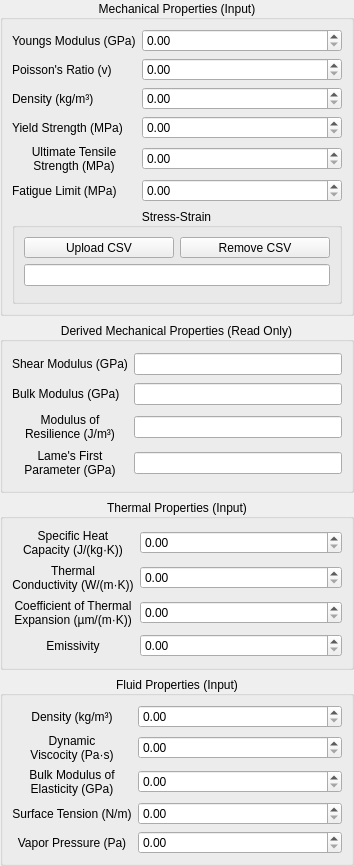
                      <widget class="QWidget" name="scrollAreaWidgetContents_2">
                       <property name="geometry">
                        <rect>
                         <x>0</x>
                         <y>0</y>
                         <width>354</width>
                         <height>866</height>
                        </rect>
                       </property>
                       <layout class="QVBoxLayout" name="verticalLayout_2">
                        <property name="leftMargin">
                         <number>0</number>
                        </property>
                        <property name="topMargin">
                         <number>0</number>
                        </property>
                        <property name="rightMargin">
                         <number>0</number>
                        </property>
                        <property name="bottomMargin">
                         <number>0</number>
                        </property>
                        <item>
                         <widget class="QGroupBox" name="groupBox_12">
                          <property name="title">
                           <string>Mechanical Properties (Input)</string>
                          </property>
                          <property name="alignment">
                           <set>Qt::AlignmentFlag::AlignCenter</set>
                          </property>
                          <layout class="QGridLayout" name="gridLayout_26" columnstretch="1,3">
                           <property name="leftMargin">
                            <number>9</number>
                           </property>
                           <item row="4" column="1">
                            <widget class="QDoubleSpinBox" name="UTSInputDSBox"/>
                           </item>
                           <item row="5" column="0">
                            <widget class="QLabel" name="label_38">
                             <property name="toolTip">
                              <string>The stress level below which a material can withstand a very large (theoretically infinite) number of loading cycles without failing.</string>
                             </property>
                             <property name="text">
                              <string>Fatigue Limit (MPa)</string>
                             </property>
                            </widget>
                           </item>
                           <item row="0" column="1">
                            <widget class="QDoubleSpinBox" name="YoungsModulusInputDSBox"/>
                           </item>
                           <item row="2" column="0">
                            <widget class="QLabel" name="label_39">
                             <property name="toolTip">
                              <string> Mass per unit volume.</string>
                             </property>
                             <property name="text">
                              <string>Density (kg/m³)</string>
                             </property>
                            </widget>
                           </item>
                           <item row="0" column="0">
                            <widget class="QLabel" name="label_34">
                             <property name="toolTip">
                              <string> A measure of stiffness or resistance to elastic deformation under tension or compression.</string>
                             </property>
                             <property name="text">
                              <string>Youngs Modulus (GPa)</string>
                             </property>
                            </widget>
                           </item>
                           <item row="4" column="0">
                            <widget class="QLabel" name="label_37">
                             <property name="toolTip">
                              <string>The maximum stress a material can withstand while being stretched or pulled before breaking.</string>
                             </property>
                             <property name="text">
                              <string>Ultimate Tensile
Strength (MPa)</string>
                             </property>
                             <property name="alignment">
                              <set>Qt::AlignmentFlag::AlignCenter</set>
                             </property>
                            </widget>
                           </item>
                           <item row="5" column="1">
                            <widget class="QDoubleSpinBox" name="FatigueLimitInputDSBox"/>
                           </item>
                           <item row="3" column="0">
                            <widget class="QLabel" name="label_36">
                             <property name="toolTip">
                              <string>The stress at which a material begins to deform plastically (permanently).</string>
                             </property>
                             <property name="text">
                              <string>Yield Strength (MPa)</string>
                             </property>
                            </widget>
                           </item>
                           <item row="1" column="0">
                            <widget class="QLabel" name="label_35">
                             <property name="toolTip">
                              <string>The ratio of transverse strain to axial strain. Describes how a material &quot;thins out&quot; when stretched.</string>
                             </property>
                             <property name="text">
                              <string>Poisson's Ratio (v)</string>
                             </property>
                            </widget>
                           </item>
                           <item row="1" column="1">
                            <widget class="QDoubleSpinBox" name="PoissonInputDSBox"/>
                           </item>
                           <item row="3" column="1">
                            <widget class="QDoubleSpinBox" name="YieldStrengthInputDSBox"/>
                           </item>
                           <item row="2" column="1">
                            <widget class="QDoubleSpinBox" name="DensityInputDSBox_2"/>
                           </item>
                           <item row="6" column="0" colspan="2">
                            <widget class="QGroupBox" name="groupBox_14">
                             <property name="title">
                              <string>Stress-Strain</string>
                             </property>
                             <property name="alignment">
                              <set>Qt::AlignmentFlag::AlignCenter</set>
                             </property>
                             <layout class="QGridLayout" name="gridLayout_27">
                              <item row="0" column="0">
                               <widget class="QToolButton" name="uploadSSCSVButton">
                                <property name="sizePolicy">
                                 <sizepolicy hsizetype="Preferred" vsizetype="Fixed">
                                  <horstretch>0</horstretch>
                                  <verstretch>0</verstretch>
                                 </sizepolicy>
                                </property>
                                <property name="text">
                                 <string>Upload CSV</string>
                                </property>
                               </widget>
                              </item>
                              <item row="1" column="0" colspan="2">
                               <widget class="QLineEdit" name="SSCSVFilePathLabel"/>
                              </item>
                              <item row="2" column="0" colspan="2">
                               <widget class="QWidget" name="SSCSVGraphDisplayWidget" native="true">
                                <property name="sizePolicy">
                                 <sizepolicy hsizetype="Preferred" vsizetype="Preferred">
                                  <horstretch>0</horstretch>
                                  <verstretch>0</verstretch>
                                 </sizepolicy>
                                </property>
                               </widget>
                              </item>
                              <item row="0" column="1">
                               <widget class="QToolButton" name="removeSSCSVButton">
                                <property name="sizePolicy">
                                 <sizepolicy hsizetype="Preferred" vsizetype="Fixed">
                                  <horstretch>0</horstretch>
                                  <verstretch>0</verstretch>
                                 </sizepolicy>
                                </property>
                                <property name="text">
                                 <string>Remove CSV</string>
                                </property>
                               </widget>
                              </item>
                             </layout>
                            </widget>
                           </item>
                          </layout>
                         </widget>
                        </item>
                        <item>
                         <widget class="QGroupBox" name="groupBox_13">
                          <property name="title">
                           <string>Derived Mechanical Properties (Read Only)</string>
                          </property>
                          <property name="alignment">
                           <set>Qt::AlignmentFlag::AlignCenter</set>
                          </property>
                          <layout class="QGridLayout" name="gridLayout_28" columnstretch="1,3">
                           <item row="4" column="1">
                            <widget class="QLineEdit" name="ResilienceModLabel">
                             <property name="readOnly">
                              <bool>true</bool>
                             </property>
                            </widget>
                           </item>
                           <item row="5" column="1">
                            <widget class="QLineEdit" name="LameParamLabel">
                             <property name="readOnly">
                              <bool>true</bool>
                             </property>
                            </widget>
                           </item>
                           <item row="0" column="0">
                            <widget class="QLabel" name="label_40">
                             <property name="toolTip">
                              <string>A measure of a material's resistance to shearing.</string>
                             </property>
                             <property name="text">
                              <string>Shear Modulus (GPa)</string>
                             </property>
                            </widget>
                           </item>
                           <item row="4" column="0">
                            <widget class="QLabel" name="label_42">
                             <property name="toolTip">
                              <string>The energy a material can absorb per unit volume without permanent deformation. It's the area under the elastic portion of the stress-strain curve.</string>
                             </property>
                             <property name="text">
                              <string>Modulus of
Resilience (J/m³)</string>
                             </property>
                             <property name="alignment">
                              <set>Qt::AlignmentFlag::AlignCenter</set>
                             </property>
                            </widget>
                           </item>
                           <item row="5" column="0">
                            <widget class="QLabel" name="label_43">
                             <property name="toolTip">
                              <string>A material constant used in continuum mechanics.</string>
                             </property>
                             <property name="text">
                              <string>Lame's First
Parameter (GPa)</string>
                             </property>
                             <property name="alignment">
                              <set>Qt::AlignmentFlag::AlignCenter</set>
                             </property>
                            </widget>
                           </item>
                           <item row="0" column="1">
                            <widget class="QLineEdit" name="ShearModulusLabel">
                             <property name="readOnly">
                              <bool>true</bool>
                             </property>
                            </widget>
                           </item>
                           <item row="2" column="1">
                            <widget class="QLineEdit" name="BulkModulusLabel">
                             <property name="readOnly">
                              <bool>true</bool>
                             </property>
                            </widget>
                           </item>
                           <item row="2" column="0">
                            <widget class="QLabel" name="label_41">
                             <property name="toolTip">
                              <string>A measure of a material's resistance to uniform compression.</string>
                             </property>
                             <property name="text">
                              <string>Bulk Modulus (GPa)</string>
                             </property>
                            </widget>
                           </item>
                          </layout>
                         </widget>
                        </item>
                        <item>
                         <widget class="QGroupBox" name="groupBox_16">
                          <property name="title">
                           <string>Thermal Properties (Input)</string>
                          </property>
                          <property name="alignment">
                           <set>Qt::AlignmentFlag::AlignCenter</set>
                          </property>
                          <layout class="QGridLayout" name="gridLayout_29" columnstretch="1,3">
                           <item row="0" column="0">
                            <widget class="QLabel" name="label_44">
                             <property name="toolTip">
                              <string>The amount of heat energy required to raise the temperature of a unit mass of a substance by one degree.</string>
                             </property>
                             <property name="text">
                              <string>Specific Heat
Capacity (J/(kg·K))</string>
                             </property>
                             <property name="alignment">
                              <set>Qt::AlignmentFlag::AlignCenter</set>
                             </property>
                            </widget>
                           </item>
                           <item row="1" column="0">
                            <widget class="QLabel" name="label_45">
                             <property name="toolTip">
                              <string>The property of a material to conduct heat.</string>
                             </property>
                             <property name="text">
                              <string>Thermal
Conductivity (W/(m·K))</string>
                             </property>
                             <property name="alignment">
                              <set>Qt::AlignmentFlag::AlignCenter</set>
                             </property>
                            </widget>
                           </item>
                           <item row="3" column="0">
                            <widget class="QLabel" name="label_47">
                             <property name="toolTip">
                              <string>The effectiveness of a surface in emitting energy as thermal radiation.</string>
                             </property>
                             <property name="text">
                              <string>Emissivity</string>
                             </property>
                             <property name="alignment">
                              <set>Qt::AlignmentFlag::AlignCenter</set>
                             </property>
                            </widget>
                           </item>
                           <item row="2" column="0">
                            <widget class="QLabel" name="label_46">
                             <property name="toolTip">
                              <string>The fractional change in size per degree change in temperature at a constant pressure.</string>
                             </property>
                             <property name="text">
                              <string>Coefficient of Thermal
Expansion (µm/(m·K))</string>
                             </property>
                             <property name="alignment">
                              <set>Qt::AlignmentFlag::AlignCenter</set>
                             </property>
                            </widget>
                           </item>
                           <item row="0" column="1">
                            <widget class="QDoubleSpinBox" name="SpecificHeatInputDSBox"/>
                           </item>
                           <item row="1" column="1">
                            <widget class="QDoubleSpinBox" name="ThermalConductInputDSBox"/>
                           </item>
                           <item row="2" column="1">
                            <widget class="QDoubleSpinBox" name="ThermalExpansionInputDSBox"/>
                           </item>
                           <item row="3" column="1">
                            <widget class="QDoubleSpinBox" name="EmissivityInputDSBox">
                             <property name="maximum">
                              <double>1.000000000000000</double>
                             </property>
                            </widget>
                           </item>
                          </layout>
                         </widget>
                        </item>
                        <item>
                         <widget class="QGroupBox" name="groupBox_15">
                          <property name="title">
                           <string>Fluid Properties (Input)</string>
                          </property>
                          <property name="alignment">
                           <set>Qt::AlignmentFlag::AlignCenter</set>
                          </property>
                          <layout class="QGridLayout" name="gridLayout_30" columnstretch="1,3">
                           <item row="1" column="0">
                            <widget class="QLabel" name="label_49">
                             <property name="toolTip">
                              <string>A measure of a fluid's resistance to shear flow. Often just called &quot;viscosity&quot;</string>
                             </property>
                             <property name="text">
                              <string>Dynamic
Viscocity (Pa·s)</string>
                             </property>
                             <property name="alignment">
                              <set>Qt::AlignmentFlag::AlignCenter</set>
                             </property>
                            </widget>
                           </item>
                           <item row="3" column="0">
                            <widget class="QLabel" name="label_51">
                             <property name="toolTip">
                              <string>The tendency of liquid surfaces to shrink into the minimum surface area possible. Crucial for multiphase flows.</string>
                             </property>
                             <property name="text">
                              <string>Surface Tension (N/m)</string>
                             </property>
                             <property name="alignment">
                              <set>Qt::AlignmentFlag::AlignCenter</set>
                             </property>
                            </widget>
                           </item>
                           <item row="2" column="0">
                            <widget class="QLabel" name="label_50">
                             <property name="toolTip">
                              <string>The fluid's resistance to uniform compression. The inverse of compressibility.</string>
                             </property>
                             <property name="text">
                              <string>Bulk Modulus of
Elasticity (GPa)</string>
                             </property>
                             <property name="alignment">
                              <set>Qt::AlignmentFlag::AlignCenter</set>
                             </property>
                            </widget>
                           </item>
                           <item row="0" column="0">
                            <widget class="QLabel" name="label_48">
                             <property name="toolTip">
                              <string>Mass per unit volume.</string>
                             </property>
                             <property name="text">
                              <string>Density (kg/m³)</string>
                             </property>
                             <property name="alignment">
                              <set>Qt::AlignmentFlag::AlignCenter</set>
                             </property>
                            </widget>
                           </item>
                           <item row="4" column="0">
                            <widget class="QLabel" name="label_52">
                             <property name="toolTip">
                              <string>The pressure at which a liquid will boil at a given temperature. Used for cavitation modeling.</string>
                             </property>
                             <property name="text">
                              <string>Vapor Pressure (Pa)</string>
                             </property>
                             <property name="alignment">
                              <set>Qt::AlignmentFlag::AlignCenter</set>
                             </property>
                            </widget>
                           </item>
                           <item row="0" column="1">
                            <widget class="QDoubleSpinBox" name="DensityInputDSBox_3"/>
                           </item>
                           <item row="1" column="1">
                            <widget class="QDoubleSpinBox" name="DynamicViscocityInputDSBox"/>
                           </item>
                           <item row="2" column="1">
                            <widget class="QDoubleSpinBox" name="BulkElasticModInputDSBox"/>
                           </item>
                           <item row="3" column="1">
                            <widget class="QDoubleSpinBox" name="SurfaceTensionInputDSBox"/>
                           </item>
                           <item row="4" column="1">
                            <widget class="QDoubleSpinBox" name="VaporPressureInputDSBox"/>
                           </item>
                          </layout>
                         </widget>
                        </item>
                       </layout>
                      </widget>
